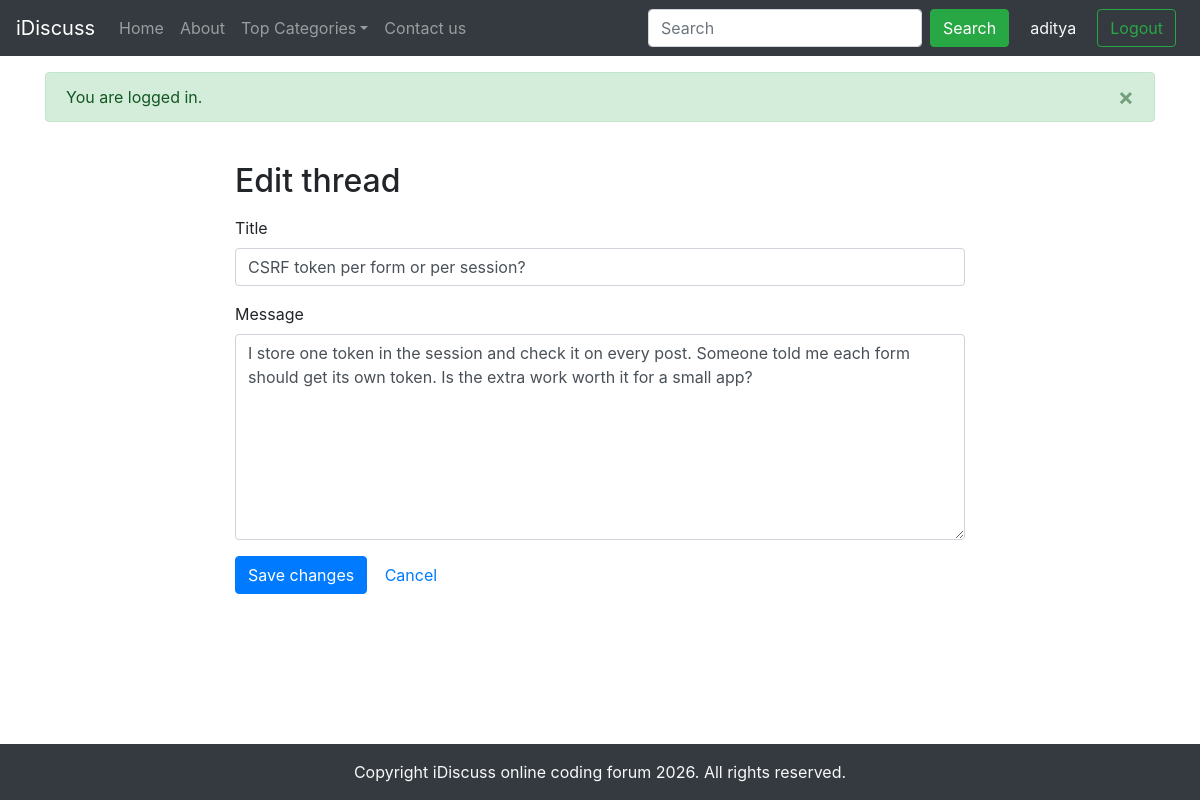
Screenshot of /thread-edit.php?id=8 (signed in) with the database file from the repository.
### tables this page shows
CREATE TABLE IF NOT EXISTS users (
    id            INT UNSIGNED NOT NULL AUTO_INCREMENT,
    username      VARCHAR(30)  NOT NULL,
    email         VARCHAR(190) NOT NULL,
    password_hash VARCHAR(255) NOT NULL,
    created_at    DATETIME     NOT NULL DEFAULT CURRENT_TIMESTAMP,
    PRIMARY KEY (id),
    UNIQUE KEY uq_users_username (username),
    UNIQUE KEY uq_users_email (email)
);

CREATE TABLE IF NOT EXISTS threads (
    id          INT UNSIGNED NOT NULL AUTO_INCREMENT,
    category_id INT UNSIGNED NOT NULL,
    user_id     INT UNSIGNED NOT NULL,
    title       VARCHAR(190) NOT NULL,
    body        TEXT         NOT NULL,
    created_at  DATETIME     NOT NULL DEFAULT CURRENT_TIMESTAMP,
    updated_at  DATETIME         NULL DEFAULT NULL,
    PRIMARY KEY (id),
    KEY idx_threads_category (category_id, id),
    KEY idx_threads_user (user_id),
    CONSTRAINT fk_threads_category FOREIGN KEY (category_id) REFERENCES categories (id) ON DELETE CASCADE,
    CONSTRAINT fk_threads_user FOREIGN KEY (user_id) REFERENCES users (id) ON DELETE CASCADE
);

### config/bootstrap.php (called while the page is built, shortened)
<?php
$root = dirname(__DIR__);
require $root . '/src/autoload.php';
require $root . '/src/helpers.php';
$config = require __DIR__ . '/config.php';
$db = new Database($config['db']);
$users = new UserRepository($db);
return [
    'config' => $config,
    'db' => $db,
    'users' => $users,
    'auth' => new Auth($users),
    'categories' => new CategoryRepository($db),
    'threads' => new ThreadRepository($db),
    'comments' => new CommentRepository($db),
    'messages' => new MessageRepository($db),
    'throttle' => new LoginThrottle($db),
];

### config/config.php (called while the page is built, shortened)
<?php
$env = [];
$envFile = dirname(__DIR__) . '/.env';
$read = static fn (string $key, string $default = ''): string => $env[$key] ?? $default;
return [
    'app' => [
        'name' => $read('APP_NAME', 'iDiscuss'),
        'debug' => $read('APP_DEBUG', 'false') === 'true',
        'per_page' => max(1, (int) $read('APP_PER_PAGE', '10')),
    ],
    'db' => [
        'host' => $read('DB_HOST', '127.0.0.1'),
        'port' => (int) $read('DB_PORT', '3306'),
        'name' => $read('DB_NAME', 'forum_website'),
        'user' => $read('DB_USER', 'root'),
        'pass' => $read('DB_PASS', ''),
    ],
];

### src/autoload.php (called while the page is built, shortened)
<?php
spl_autoload_register(static function (string $class): void {
    $prefix = 'Forum\\';
    $relative = substr($class, strlen($prefix));
    $file = __DIR__ . '/' . str_replace('\\', '/', $relative) . '.php';
});

### src/helpers.php (called while the page is built, shortened)
<?php
function e(string|int|float|null $value): string
{
    return htmlspecialchars((string) $value, ENT_QUOTES | ENT_SUBSTITUTE, 'UTF-8');
}

### src/Auth.php (called while the page is built, shortened)
<?php
class Auth
{
    public function id(): ?int
    {
        $id = $_SESSION['user_id'] ?? null;
        return is_int($id) && $id > 0 ? $id : null;
    }
    public function user(): ?array
    {
        $id = $this->id();
        $user = $this->users->find($id);
        return $this->cached = $user;
    }
}

### src/Database.php (called while the page is built, shortened)
<?php
class Database
{
    private ?PDO $connection = null;
    public function pdo(): PDO
    {
        if ($this->connection instanceof PDO) {
            return $this->connection;
        }
        $dsn = sprintf(
            'mysql:host=%s;port=%d;dbname=%s;charset=utf8mb4',
            $this->settings['host'],
            $this->settings['port'],
            $this->settings['name']
        );
        try {
            $this->connection = new PDO($dsn, $this->settings['user'], $this->settings['pass'], [
                PDO::ATTR_ERRMODE => PDO::ERRMODE_EXCEPTION,
                PDO::ATTR_DEFAULT_FETCH_MODE => PDO::FETCH_ASSOC,
                PDO::ATTR_EMULATE_PREPARES => false,
            ]);
        } catch (PDOException $e) {
            throw new RuntimeException('Database connection failed.', 0, $e);
        }
        return $this->connection;
    }
    public function run(string $sql, array $params = []): PDOStatement
    {
        $statement = $this->pdo()->prepare($sql);
        $statement->execute($params);
        return $statement;
    }
    public function one(string $sql, array $params = []): ?array
    {
        $row = $this->run($sql, $params)->fetch();
        return $row === false ? null : $row;
    }
}

### src/UserRepository.php (called while the page is built, shortened)
<?php
class UserRepository
{
    public function find(int $id): ?array
    {
        return $this->db->one(
            'SELECT id, username, email, created_at FROM users WHERE id = ?',
            [$id]
        );
    }
}

### src/ThreadRepository.php (called while the page is built, shortened)
<?php
class ThreadRepository
{
    public function find(int $id): ?array
    {
        return $this->db->one(
            'SELECT t.id, t.category_id, t.user_id, t.title, t.body, t.created_at, t.updated_at,
                    u.username, c.name AS category_name
               FROM threads t
               JOIN users u ON u.id = t.user_id
               JOIN categories c ON c.id = t.category_id
              WHERE t.id = ?',
            [$id]
        );
    }
}

### public/thread-edit.php (the view, shortened to what this page needs)
<?php
$app = require __DIR__ . '/../config/bootstrap.php';
$threads = $app['threads'];
$threadId = isset($_GET['id']) && is_numeric($_GET['id']) ? (int) $_GET['id'] : 0;
$thread = $threadId > 0 ? $threads->find($threadId) : null;
$errors = [];
$old = ['title' => (string) $thread['title'], 'body' => (string) $thread['body']];
require __DIR__ . '/../templates/layout/header.php';
?>
<div class="container my-4">
    <div class="row justify-content-center">
        <div class="col-md-8">
            <h2 class="mb-3">Edit thread</h2>
            <form action="thread-edit.php" method="post" novalidate>
                <div class="form-group">
                    <label for="title">Title</label>
                    <input type="text" class="form-control<?= isset($errors['title']) ? ' is-invalid' : '' ?>"
                        id="title" name="title" value="<?= e($old['title']) ?>" required>
                </div>
                <div class="form-group">
                    <label for="body">Message</label>
                    <textarea class="form-control<?= isset($errors['body']) ? ' is-invalid' : '' ?>" id="body"
                        name="body" rows="8" required><?= e($old['body']) ?></textarea>
                </div>
                <button type="submit" class="btn btn-primary">Save changes</button>
                <a href="thread.php?id=<?= $threadId ?>" class="btn btn-link">Cancel</a>
            </form>
        </div>
    </div>
</div>
<?php require __DIR__ . '/../templates/layout/footer.php'; ?>

### templates/layout/header.php (shortened to what this page needs)
<?php
require __DIR__ . '/head.php';
$auth = $app['auth'];
$currentUser = $auth->user();
$searchTerm = isset($_GET['search']) && is_string($_GET['search']) ? $_GET['search'] : '';
?>
<nav class="navbar navbar-expand-lg navbar-dark bg-dark">
    <a class="navbar-brand" href="index.php"><?= e($appName) ?></a>
    <div class="collapse navbar-collapse" id="mainNav">
        <ul class="navbar-nav mr-auto">
            <li class="nav-item">
                <a class="nav-link" href="index.php">Home</a>
            </li>
            <li class="nav-item">
                <a class="nav-link" href="about.php">About</a>
            </li>
            <li class="nav-item dropdown">
                <a class="nav-link dropdown-toggle" href="#" role="button" data-toggle="dropdown"
                    aria-expanded="false">Top Categories</a>
            </li>
            <li class="nav-item">
                <a class="nav-link" href="contact.php">Contact us</a>
            </li>
        </ul>
        <form class="form-inline my-2 my-lg-0" action="search.php" method="get" role="search">
            <input class="form-control mr-sm-2" id="navbar-search" name="search" type="search"
                value="<?= e($searchTerm) ?>" placeholder="Search">
            <button class="btn btn-success my-2 my-sm-0" type="submit">Search</button>
        </form>
        <?php if ($currentUser !== null) : ?>
            <a href="profile.php" class="btn btn-link text-light ml-2">
                <?= e($currentUser['username']) ?>
            </a>
            <form action="logout.php" method="post" class="form-inline">
                <button type="submit" class="btn btn-outline-success mx-2">Logout</button>
            </form>
        <?php else : ?>
            <a href="login.php" class="btn btn-outline-success ml-2">Log in</a>
            <a href="signup.php" class="btn btn-outline-success mx-2">Sign up</a>
        <?php endif; ?>
    </div>
</nav>
<?php require __DIR__ . '/../partials/flash.php'; ?>
<main class="flex-fill">

### rows the page displays
users: username "aditya"
threads: title "CSRF token per form or per session?", body "I store one token in the session and check it on every post. Someone told me each form should get its own token. Is the extra work worth it for a small app?"

### other values shown
$appName "iDiscuss"
$message['message'] "You are logged in."
$app['config']['app']['name'] "iDiscuss"
